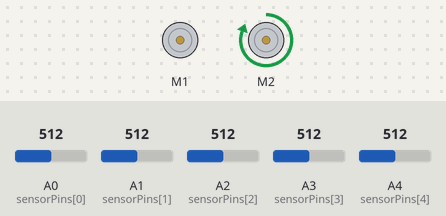
Simulated run of this sketch. Board: Arduino Uno, built with avr-gcc and run on an emulated ATmega328P. Shown: 2 × DC motor (green arrow = forward, orange = backward, longer = faster). Inputs (shaded band) come from the test bench; at power-on: A0 (sensorPins[0]) = 512, A1 (sensorPins[1]) = 512, A2 (sensorPins[2]) = 512, A3 (sensorPins[3]) = 512, A4 (sensorPins[4]) = 512.

Above: at 0.1 s.
Timing chart, 0 to 1.6 s (numbered marks = the images above):
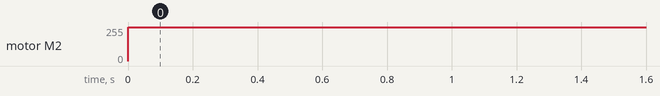

Measured:
- by itself, motor M2: stopped → forward 255/255 at 0.00 s

The sketch:

lfr.ino
```cpp
#include <AFMotor.h>

// Motor definitions
AF_DCMotor leftMotor(1); // Motor on M1
AF_DCMotor rightMotor(2); // Motor on M2

// Sensor pins
const int sensorPins[] = {A0, A1, A2, A3, A4};
const int numSensors = 5;
int sensorValues[numSensors];

// PID control variables
float Kp = 1.2;  // Proportional gain
float Ki = 0.0;  // Integral gain
float Kd = 0.8;  // Derivative gain
float lastError = 0;
float integral = 0;

// Motor speed settings
int baseSpeed = 150;
int maxSpeed = 255;

void setup() {
  Serial.begin(9600);

  // Set motor speed
  leftMotor.setSpeed(baseSpeed);
  rightMotor.setSpeed(baseSpeed);

  // Initialize sensor pins as input
  for (int i = 0; i < numSensors; i++) {
    pinMode(sensorPins[i], INPUT);
  }
}

void loop() {
  // Read sensor values
  readSensors();

  // Calculate the position of the line
  int linePosition = getLinePosition();

  // Calculate the error
  float error = linePosition - (numSensors - 1) * 500 / 2;

  // Calculate PID terms
  integral += error;
  float derivative = error - lastError;
  float output = Kp * error + Ki * integral + Kd * derivative;
  lastError = error;

  // Calculate motor speeds
  int leftSpeed = constrain(baseSpeed + output, 0, maxSpeed);
  int rightSpeed = constrain(baseSpeed - output, 0, maxSpeed);

  // Set motor speeds
  setMotorSpeed(leftSpeed, rightSpeed);
}

void readSensors() {
  for (int i = 0; i < numSensors; i++) {
    sensorValues[i] = analogRead(sensorPins[i]);
  }
}

int getLinePosition() {
  int weightedSum = 0;
  int sum = 0;

  for (int i = 0; i < numSensors; i++) {
    int value = 1023 - sensorValues[i]; // Invert the reading if needed
    weightedSum += value * i * 1000;
    sum += value;
  }

  return sum == 0 ? (numSensors - 1) * 1000 / 2 : weightedSum / sum;
}

void setMotorSpeed(int leftSpeed, int rightSpeed) {
  leftMotor.setSpeed(leftSpeed);
  rightMotor.setSpeed(rightSpeed);

  if (leftSpeed > 0) {
    leftMotor.run(FORWARD);
  } else {
    leftMotor.run(BACKWARD);
  }

  if (rightSpeed > 0) {
    rightMotor.run(FORWARD);
  } else {
    rightMotor.run(BACKWARD);
  }
}
```
